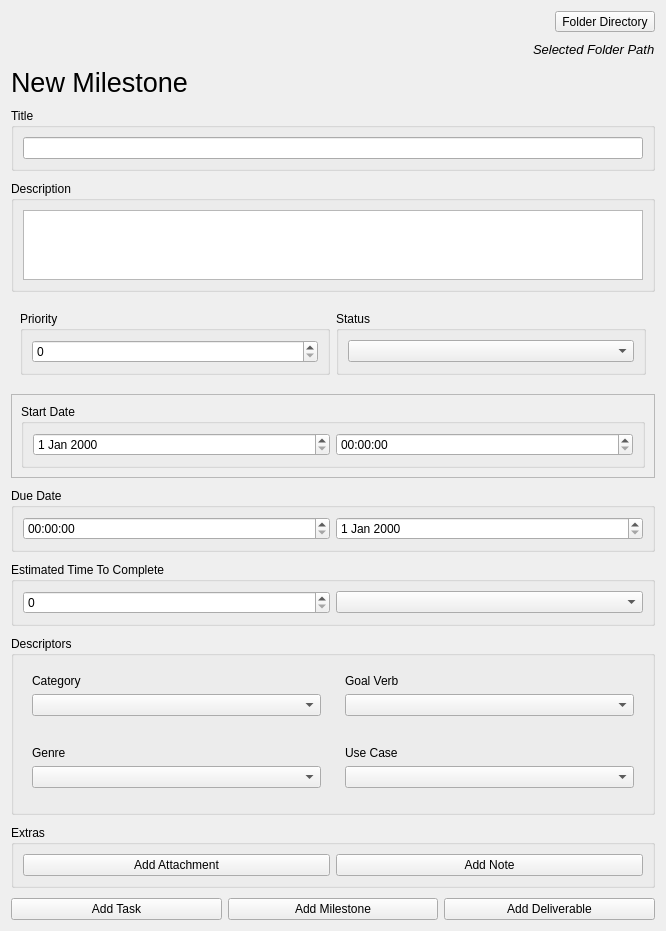
<?xml version="1.0" encoding="UTF-8"?>
<ui version="4.0">
 <class>Form</class>
 <widget class="QWidget" name="Form">
  <property name="geometry">
   <rect>
    <x>0</x>
    <y>0</y>
    <width>666</width>
    <height>775</height>
   </rect>
  </property>
  <property name="windowTitle">
   <string>Form</string>
  </property>
  <layout class="QVBoxLayout" name="verticalLayout">
   <property name="spacing">
    <number>10</number>
   </property>
   <item alignment="Qt::AlignRight">
    <widget class="QToolButton" name="folderDirectorySelect">
     <property name="text">
      <string>Folder Directory</string>
     </property>
    </widget>
   </item>
   <item alignment="Qt::AlignRight">
    <widget class="QLabel" name="selectedFolderPath">
     <property name="font">
      <font>
       <pointsize>10</pointsize>
       <italic>true</italic>
      </font>
     </property>
     <property name="text">
      <string>Selected Folder Path</string>
     </property>
     <property name="margin">
      <number>0</number>
     </property>
    </widget>
   </item>
   <item>
    <widget class="QLabel" name="newProjectFormLabel">
     <property name="font">
      <font>
       <pointsize>20</pointsize>
      </font>
     </property>
     <property name="text">
      <string>New Milestone</string>
     </property>
    </widget>
   </item>
   <item alignment="Qt::AlignTop">
    <widget class="QGroupBox" name="itemTitleContainer">
     <property name="sizePolicy">
      <sizepolicy hsizetype="Expanding" vsizetype="Maximum">
       <horstretch>1</horstretch>
       <verstretch>0</verstretch>
      </sizepolicy>
     </property>
     <property name="title">
      <string>Title</string>
     </property>
     <layout class="QHBoxLayout" name="horizontalLayout_3">
      <item alignment="Qt::AlignTop">
       <widget class="QLineEdit" name="itemTitleInput">
        <property name="sizePolicy">
         <sizepolicy hsizetype="Expanding" vsizetype="Fixed">
          <horstretch>1</horstretch>
          <verstretch>0</verstretch>
         </sizepolicy>
        </property>
       </widget>
      </item>
     </layout>
    </widget>
   </item>
   <item alignment="Qt::AlignTop">
    <widget class="QGroupBox" name="itemDescriptionContainer">
     <property name="sizePolicy">
      <sizepolicy hsizetype="Expanding" vsizetype="Maximum">
       <horstretch>1</horstretch>
       <verstretch>0</verstretch>
      </sizepolicy>
     </property>
     <property name="title">
      <string>Description</string>
     </property>
     <layout class="QHBoxLayout" name="horizontalLayout_4">
      <item alignment="Qt::AlignTop">
       <widget class="QTextEdit" name="itemDescriptionInput">
        <property name="sizePolicy">
         <sizepolicy hsizetype="Expanding" vsizetype="Maximum">
          <horstretch>1</horstretch>
          <verstretch>0</verstretch>
         </sizepolicy>
        </property>
       </widget>
      </item>
     </layout>
    </widget>
   </item>
   <item>
    <widget class="QFrame" name="frame">
     <property name="frameShape">
      <enum>QFrame::NoFrame</enum>
     </property>
     <property name="frameShadow">
      <enum>QFrame::Plain</enum>
     </property>
     <layout class="QHBoxLayout" name="horizontalLayout_2">
      <item>
       <widget class="QGroupBox" name="groupBox">
        <property name="title">
         <string>Priority</string>
        </property>
        <layout class="QHBoxLayout" name="horizontalLayout">
         <item>
          <widget class="QSpinBox" name="spinBox"/>
         </item>
        </layout>
       </widget>
      </item>
      <item>
       <widget class="QGroupBox" name="groupBox_2">
        <property name="title">
         <string>Status</string>
        </property>
        <layout class="QHBoxLayout" name="horizontalLayout_5">
         <item>
          <widget class="QComboBox" name="comboBox"/>
         </item>
        </layout>
       </widget>
      </item>
     </layout>
    </widget>
   </item>
   <item>
    <widget class="QFrame" name="frame_2">
     <property name="frameShape">
      <enum>QFrame::StyledPanel</enum>
     </property>
     <property name="frameShadow">
      <enum>QFrame::Raised</enum>
     </property>
     <layout class="QHBoxLayout" name="horizontalLayout_6">
      <item>
       <widget class="QGroupBox" name="groupBox_3">
        <property name="title">
         <string>Start Date</string>
        </property>
        <layout class="QHBoxLayout" name="horizontalLayout_7">
         <item>
          <widget class="QDateEdit" name="dateEdit"/>
         </item>
         <item>
          <widget class="QTimeEdit" name="timeEdit"/>
         </item>
        </layout>
       </widget>
      </item>
     </layout>
    </widget>
   </item>
   <item>
    <widget class="QGroupBox" name="groupBox_4">
     <property name="title">
      <string>Due Date</string>
     </property>
     <layout class="QHBoxLayout" name="horizontalLayout_8">
      <item>
       <widget class="QTimeEdit" name="timeEdit_2"/>
      </item>
      <item>
       <widget class="QDateEdit" name="dateEdit_2"/>
      </item>
     </layout>
    </widget>
   </item>
   <item>
    <widget class="QGroupBox" name="groupBox_5">
     <property name="title">
      <string>Estimated Time To Complete</string>
     </property>
     <layout class="QHBoxLayout" name="horizontalLayout_9">
      <item>
       <widget class="QSpinBox" name="spinBox_2"/>
      </item>
      <item>
       <widget class="QComboBox" name="comboBox_2"/>
      </item>
     </layout>
    </widget>
   </item>
   <item>
    <widget class="QGroupBox" name="groupBox_6">
     <property name="title">
      <string>Descriptors</string>
     </property>
     <layout class="QGridLayout" name="gridLayout">
      <item row="0" column="1">
       <widget class="QFrame" name="frame_5">
        <property name="frameShape">
         <enum>QFrame::NoFrame</enum>
        </property>
        <property name="frameShadow">
         <enum>QFrame::Plain</enum>
        </property>
        <layout class="QVBoxLayout" name="verticalLayout_3">
         <item>
          <widget class="QLabel" name="label">
           <property name="text">
            <string>Goal Verb</string>
           </property>
          </widget>
         </item>
         <item>
          <widget class="QComboBox" name="comboBox_4"/>
         </item>
        </layout>
       </widget>
      </item>
      <item row="0" column="0">
       <widget class="QFrame" name="frame_6">
        <property name="frameShape">
         <enum>QFrame::NoFrame</enum>
        </property>
        <property name="frameShadow">
         <enum>QFrame::Plain</enum>
        </property>
        <layout class="QVBoxLayout" name="verticalLayout_4">
         <item>
          <widget class="QLabel" name="label_2">
           <property name="text">
            <string>Category</string>
           </property>
          </widget>
         </item>
         <item>
          <widget class="QComboBox" name="comboBox_3"/>
         </item>
        </layout>
       </widget>
      </item>
      <item row="2" column="0">
       <widget class="QFrame" name="frame_3">
        <property name="frameShape">
         <enum>QFrame::NoFrame</enum>
        </property>
        <property name="frameShadow">
         <enum>QFrame::Plain</enum>
        </property>
        <layout class="QHBoxLayout" name="horizontalLayout_11">
         <property name="leftMargin">
          <number>0</number>
         </property>
         <property name="topMargin">
          <number>0</number>
         </property>
         <property name="rightMargin">
          <number>0</number>
         </property>
         <property name="bottomMargin">
          <number>0</number>
         </property>
        </layout>
       </widget>
      </item>
      <item row="4" column="0">
       <widget class="QFrame" name="frame_4">
        <property name="frameShape">
         <enum>QFrame::NoFrame</enum>
        </property>
        <property name="frameShadow">
         <enum>QFrame::Plain</enum>
        </property>
        <layout class="QHBoxLayout" name="horizontalLayout_10">
         <property name="leftMargin">
          <number>0</number>
         </property>
         <property name="topMargin">
          <number>0</number>
         </property>
         <property name="rightMargin">
          <number>0</number>
         </property>
         <property name="bottomMargin">
          <number>0</number>
         </property>
        </layout>
       </widget>
      </item>
      <item row="3" column="0">
       <widget class="QFrame" name="frame_7">
        <property name="frameShape">
         <enum>QFrame::NoFrame</enum>
        </property>
        <property name="frameShadow">
         <enum>QFrame::Plain</enum>
        </property>
        <layout class="QVBoxLayout" name="verticalLayout_5">
         <item>
          <widget class="QLabel" name="label_3">
           <property name="text">
            <string>Genre</string>
           </property>
          </widget>
         </item>
         <item>
          <widget class="QComboBox" name="comboBox_5"/>
         </item>
        </layout>
       </widget>
      </item>
      <item row="3" column="1">
       <widget class="QFrame" name="frame_8">
        <property name="frameShape">
         <enum>QFrame::NoFrame</enum>
        </property>
        <property name="frameShadow">
         <enum>QFrame::Plain</enum>
        </property>
        <layout class="QVBoxLayout" name="verticalLayout_2">
         <item>
          <widget class="QLabel" name="label_4">
           <property name="text">
            <string>Use Case</string>
           </property>
          </widget>
         </item>
         <item>
          <widget class="QComboBox" name="comboBox_6"/>
         </item>
        </layout>
       </widget>
      </item>
     </layout>
    </widget>
   </item>
   <item>
    <widget class="QFrame" name="frame_9">
     <property name="frameShape">
      <enum>QFrame::NoFrame</enum>
     </property>
     <property name="frameShadow">
      <enum>QFrame::Plain</enum>
     </property>
     <layout class="QHBoxLayout" name="horizontalLayout_12">
      <property name="leftMargin">
       <number>0</number>
      </property>
      <property name="topMargin">
       <number>0</number>
      </property>
      <property name="rightMargin">
       <number>0</number>
      </property>
      <property name="bottomMargin">
       <number>0</number>
      </property>
      <item>
       <widget class="QGroupBox" name="groupBox_7">
        <property name="title">
         <string>Extras</string>
        </property>
        <layout class="QHBoxLayout" name="horizontalLayout_13">
         <item>
          <widget class="QPushButton" name="pushButton_2">
           <property name="text">
            <string>Add Attachment</string>
           </property>
          </widget>
         </item>
         <item>
          <widget class="QPushButton" name="pushButton">
           <property name="text">
            <string>Add Note</string>
           </property>
          </widget>
         </item>
        </layout>
       </widget>
      </item>
     </layout>
    </widget>
   </item>
   <item>
    <widget class="QFrame" name="frame_10">
     <property name="frameShape">
      <enum>QFrame::NoFrame</enum>
     </property>
     <property name="frameShadow">
      <enum>QFrame::Plain</enum>
     </property>
     <layout class="QHBoxLayout" name="horizontalLayout_14">
      <property name="leftMargin">
       <number>0</number>
      </property>
      <property name="topMargin">
       <number>0</number>
      </property>
      <property name="rightMargin">
       <number>0</number>
      </property>
      <property name="bottomMargin">
       <number>0</number>
      </property>
      <item>
       <widget class="QPushButton" name="pushButton_3">
        <property name="text">
         <string>Add Task</string>
        </property>
       </widget>
      </item>
      <item>
       <widget class="QPushButton" name="pushButton_4">
        <property name="text">
         <string>Add Milestone</string>
        </property>
       </widget>
      </item>
      <item>
       <widget class="QPushButton" name="pushButton_5">
        <property name="text">
         <string>Add Deliverable</string>
        </property>
       </widget>
      </item>
     </layout>
    </widget>
   </item>
   <item>
    <spacer name="verticalSpacer">
     <property name="orientation">
      <enum>Qt::Vertical</enum>
     </property>
     <property name="sizeHint" stdset="0">
      <size>
       <width>20</width>
       <height>40</height>
      </size>
     </property>
    </spacer>
   </item>
  </layout>
 </widget>
 <resources/>
 <connections/>
</ui>
